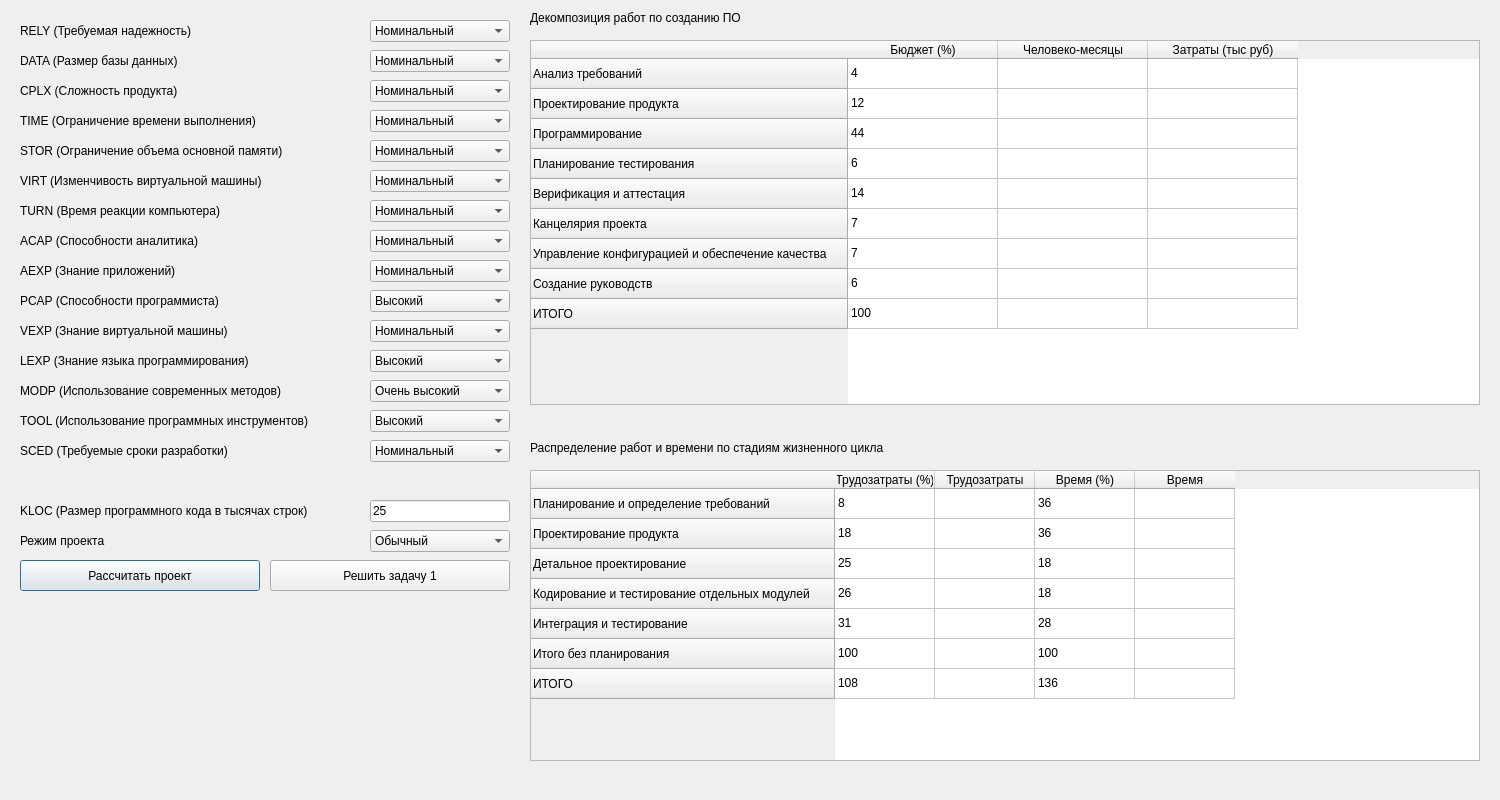
<?xml version="1.0" encoding="UTF-8"?>
<ui version="4.0">
 <class>Dialog</class>
 <widget class="QDialog" name="Dialog">
  <property name="geometry">
   <rect>
    <x>0</x>
    <y>0</y>
    <width>1500</width>
    <height>800</height>
   </rect>
  </property>
  <property name="windowTitle">
   <string>COCOMO</string>
  </property>
  <widget class="QComboBox" name="comboBox_1">
   <property name="geometry">
    <rect>
     <x>370</x>
     <y>20</y>
     <width>140</width>
     <height>22</height>
    </rect>
   </property>
   <property name="currentIndex">
    <number>2</number>
   </property>
   <item>
    <property name="text">
     <string>Очень низкий</string>
    </property>
   </item>
   <item>
    <property name="text">
     <string>Низкий</string>
    </property>
   </item>
   <item>
    <property name="text">
     <string>Номинальный</string>
    </property>
   </item>
   <item>
    <property name="text">
     <string>Высокий</string>
    </property>
   </item>
   <item>
    <property name="text">
     <string>Очень высокий</string>
    </property>
   </item>
  </widget>
  <widget class="QComboBox" name="comboBox_2">
   <property name="geometry">
    <rect>
     <x>370</x>
     <y>50</y>
     <width>140</width>
     <height>22</height>
    </rect>
   </property>
   <property name="currentIndex">
    <number>1</number>
   </property>
   <item>
    <property name="text">
     <string>Низкий</string>
    </property>
   </item>
   <item>
    <property name="text">
     <string>Номинальный</string>
    </property>
   </item>
   <item>
    <property name="text">
     <string>Высокий</string>
    </property>
   </item>
   <item>
    <property name="text">
     <string>Очень высокий</string>
    </property>
   </item>
  </widget>
  <widget class="QLabel" name="label">
   <property name="geometry">
    <rect>
     <x>20</x>
     <y>20</y>
     <width>340</width>
     <height>21</height>
    </rect>
   </property>
   <property name="text">
    <string>RELY (Требуемая надежность)</string>
   </property>
  </widget>
  <widget class="QLabel" name="label_2">
   <property name="geometry">
    <rect>
     <x>20</x>
     <y>50</y>
     <width>340</width>
     <height>21</height>
    </rect>
   </property>
   <property name="text">
    <string>DATA (Размер базы данных)</string>
   </property>
  </widget>
  <widget class="QLabel" name="label_3">
   <property name="geometry">
    <rect>
     <x>20</x>
     <y>80</y>
     <width>340</width>
     <height>21</height>
    </rect>
   </property>
   <property name="text">
    <string>CPLX (Сложность продукта)</string>
   </property>
  </widget>
  <widget class="QLabel" name="label_4">
   <property name="geometry">
    <rect>
     <x>20</x>
     <y>110</y>
     <width>340</width>
     <height>21</height>
    </rect>
   </property>
   <property name="text">
    <string>TIME (Ограничение времени выполнения)</string>
   </property>
  </widget>
  <widget class="QLabel" name="label_5">
   <property name="geometry">
    <rect>
     <x>20</x>
     <y>140</y>
     <width>340</width>
     <height>21</height>
    </rect>
   </property>
   <property name="text">
    <string>STOR (Ограничение объема основной памяти)</string>
   </property>
  </widget>
  <widget class="QLabel" name="label_6">
   <property name="geometry">
    <rect>
     <x>20</x>
     <y>170</y>
     <width>340</width>
     <height>21</height>
    </rect>
   </property>
   <property name="text">
    <string>VIRT (Изменчивость виртуальной машины)</string>
   </property>
  </widget>
  <widget class="QLabel" name="label_7">
   <property name="geometry">
    <rect>
     <x>20</x>
     <y>200</y>
     <width>340</width>
     <height>21</height>
    </rect>
   </property>
   <property name="text">
    <string>TURN (Время реакции компьютера)</string>
   </property>
  </widget>
  <widget class="QLabel" name="label_8">
   <property name="geometry">
    <rect>
     <x>20</x>
     <y>230</y>
     <width>340</width>
     <height>21</height>
    </rect>
   </property>
   <property name="text">
    <string>ACAP (Способности аналитика)</string>
   </property>
  </widget>
  <widget class="QLabel" name="label_9">
   <property name="geometry">
    <rect>
     <x>20</x>
     <y>260</y>
     <width>340</width>
     <height>21</height>
    </rect>
   </property>
   <property name="text">
    <string>AEXP (Знание приложений)</string>
   </property>
  </widget>
  <widget class="QLabel" name="label_10">
   <property name="geometry">
    <rect>
     <x>20</x>
     <y>290</y>
     <width>340</width>
     <height>21</height>
    </rect>
   </property>
   <property name="text">
    <string>PCAP (Способности программиста)</string>
   </property>
  </widget>
  <widget class="QLabel" name="label_11">
   <property name="geometry">
    <rect>
     <x>20</x>
     <y>320</y>
     <width>340</width>
     <height>21</height>
    </rect>
   </property>
   <property name="text">
    <string>VEXP (Знание виртуальной машины)</string>
   </property>
  </widget>
  <widget class="QLabel" name="label_12">
   <property name="geometry">
    <rect>
     <x>20</x>
     <y>350</y>
     <width>340</width>
     <height>21</height>
    </rect>
   </property>
   <property name="text">
    <string>LEXP (Знание языка программирования)</string>
   </property>
  </widget>
  <widget class="QLabel" name="label_13">
   <property name="geometry">
    <rect>
     <x>20</x>
     <y>380</y>
     <width>340</width>
     <height>21</height>
    </rect>
   </property>
   <property name="text">
    <string>MODP (Использование современных методов)</string>
   </property>
  </widget>
  <widget class="QLabel" name="label_14">
   <property name="geometry">
    <rect>
     <x>20</x>
     <y>410</y>
     <width>340</width>
     <height>21</height>
    </rect>
   </property>
   <property name="text">
    <string>TOOL (Использование программных инструментов)</string>
   </property>
  </widget>
  <widget class="QLabel" name="label_15">
   <property name="geometry">
    <rect>
     <x>20</x>
     <y>440</y>
     <width>340</width>
     <height>21</height>
    </rect>
   </property>
   <property name="text">
    <string>SCED (Требуемые сроки разработки)</string>
   </property>
  </widget>
  <widget class="QComboBox" name="comboBox_3">
   <property name="geometry">
    <rect>
     <x>370</x>
     <y>80</y>
     <width>140</width>
     <height>22</height>
    </rect>
   </property>
   <property name="currentIndex">
    <number>2</number>
   </property>
   <item>
    <property name="text">
     <string>Очень низкий</string>
    </property>
   </item>
   <item>
    <property name="text">
     <string>Низкий</string>
    </property>
   </item>
   <item>
    <property name="text">
     <string>Номинальный</string>
    </property>
   </item>
   <item>
    <property name="text">
     <string>Высокий</string>
    </property>
   </item>
   <item>
    <property name="text">
     <string>Очень высокий</string>
    </property>
   </item>
  </widget>
  <widget class="QComboBox" name="comboBox_4">
   <property name="geometry">
    <rect>
     <x>370</x>
     <y>110</y>
     <width>140</width>
     <height>22</height>
    </rect>
   </property>
   <property name="currentIndex">
    <number>0</number>
   </property>
   <item>
    <property name="text">
     <string>Номинальный</string>
    </property>
   </item>
   <item>
    <property name="text">
     <string>Высокий</string>
    </property>
   </item>
   <item>
    <property name="text">
     <string>Очень высокий</string>
    </property>
   </item>
  </widget>
  <widget class="QComboBox" name="comboBox_5">
   <property name="geometry">
    <rect>
     <x>370</x>
     <y>140</y>
     <width>140</width>
     <height>22</height>
    </rect>
   </property>
   <property name="currentIndex">
    <number>0</number>
   </property>
   <item>
    <property name="text">
     <string>Номинальный</string>
    </property>
   </item>
   <item>
    <property name="text">
     <string>Высокий</string>
    </property>
   </item>
   <item>
    <property name="text">
     <string>Очень высокий</string>
    </property>
   </item>
  </widget>
  <widget class="QComboBox" name="comboBox_6">
   <property name="geometry">
    <rect>
     <x>370</x>
     <y>170</y>
     <width>140</width>
     <height>22</height>
    </rect>
   </property>
   <property name="currentIndex">
    <number>1</number>
   </property>
   <item>
    <property name="text">
     <string>Низкий</string>
    </property>
   </item>
   <item>
    <property name="text">
     <string>Номинальный</string>
    </property>
   </item>
   <item>
    <property name="text">
     <string>Высокий</string>
    </property>
   </item>
   <item>
    <property name="text">
     <string>Очень высокий</string>
    </property>
   </item>
  </widget>
  <widget class="QComboBox" name="comboBox_7">
   <property name="geometry">
    <rect>
     <x>370</x>
     <y>200</y>
     <width>140</width>
     <height>22</height>
    </rect>
   </property>
   <property name="currentIndex">
    <number>1</number>
   </property>
   <item>
    <property name="text">
     <string>Низкий</string>
    </property>
   </item>
   <item>
    <property name="text">
     <string>Номинальный</string>
    </property>
   </item>
   <item>
    <property name="text">
     <string>Высокий</string>
    </property>
   </item>
   <item>
    <property name="text">
     <string>Очень высокий</string>
    </property>
   </item>
  </widget>
  <widget class="QComboBox" name="comboBox_8">
   <property name="geometry">
    <rect>
     <x>370</x>
     <y>230</y>
     <width>140</width>
     <height>22</height>
    </rect>
   </property>
   <property name="currentIndex">
    <number>2</number>
   </property>
   <item>
    <property name="text">
     <string>Очень низкий</string>
    </property>
   </item>
   <item>
    <property name="text">
     <string>Низкий</string>
    </property>
   </item>
   <item>
    <property name="text">
     <string>Номинальный</string>
    </property>
   </item>
   <item>
    <property name="text">
     <string>Высокий</string>
    </property>
   </item>
   <item>
    <property name="text">
     <string>Очень высокий</string>
    </property>
   </item>
  </widget>
  <widget class="QComboBox" name="comboBox_9">
   <property name="geometry">
    <rect>
     <x>370</x>
     <y>260</y>
     <width>140</width>
     <height>22</height>
    </rect>
   </property>
   <property name="currentIndex">
    <number>2</number>
   </property>
   <item>
    <property name="text">
     <string>Очень низкий</string>
    </property>
   </item>
   <item>
    <property name="text">
     <string>Низкий</string>
    </property>
   </item>
   <item>
    <property name="text">
     <string>Номинальный</string>
    </property>
   </item>
   <item>
    <property name="text">
     <string>Высокий</string>
    </property>
   </item>
   <item>
    <property name="text">
     <string>Очень высокий</string>
    </property>
   </item>
  </widget>
  <widget class="QComboBox" name="comboBox_10">
   <property name="geometry">
    <rect>
     <x>370</x>
     <y>290</y>
     <width>140</width>
     <height>22</height>
    </rect>
   </property>
   <property name="currentText">
    <string>Высокий</string>
   </property>
   <property name="currentIndex">
    <number>3</number>
   </property>
   <item>
    <property name="text">
     <string>Очень низкий</string>
    </property>
   </item>
   <item>
    <property name="text">
     <string>Низкий</string>
    </property>
   </item>
   <item>
    <property name="text">
     <string>Номинальный</string>
    </property>
   </item>
   <item>
    <property name="text">
     <string>Высокий</string>
    </property>
   </item>
   <item>
    <property name="text">
     <string>Очень высокий</string>
    </property>
   </item>
  </widget>
  <widget class="QComboBox" name="comboBox_11">
   <property name="geometry">
    <rect>
     <x>370</x>
     <y>320</y>
     <width>140</width>
     <height>22</height>
    </rect>
   </property>
   <property name="currentIndex">
    <number>2</number>
   </property>
   <item>
    <property name="text">
     <string>Очень низкий</string>
    </property>
   </item>
   <item>
    <property name="text">
     <string>Низкий</string>
    </property>
   </item>
   <item>
    <property name="text">
     <string>Номинальный</string>
    </property>
   </item>
   <item>
    <property name="text">
     <string>Высокий</string>
    </property>
   </item>
  </widget>
  <widget class="QComboBox" name="comboBox_12">
   <property name="geometry">
    <rect>
     <x>370</x>
     <y>350</y>
     <width>140</width>
     <height>22</height>
    </rect>
   </property>
   <property name="currentText">
    <string>Высокий</string>
   </property>
   <property name="currentIndex">
    <number>3</number>
   </property>
   <item>
    <property name="text">
     <string>Очень низкий</string>
    </property>
   </item>
   <item>
    <property name="text">
     <string>Низкий</string>
    </property>
   </item>
   <item>
    <property name="text">
     <string>Номинальный</string>
    </property>
   </item>
   <item>
    <property name="text">
     <string>Высокий</string>
    </property>
   </item>
  </widget>
  <widget class="QComboBox" name="comboBox_13">
   <property name="geometry">
    <rect>
     <x>370</x>
     <y>380</y>
     <width>140</width>
     <height>22</height>
    </rect>
   </property>
   <property name="currentText">
    <string>Очень высокий</string>
   </property>
   <property name="currentIndex">
    <number>4</number>
   </property>
   <item>
    <property name="text">
     <string>Очень низкий</string>
    </property>
   </item>
   <item>
    <property name="text">
     <string>Низкий</string>
    </property>
   </item>
   <item>
    <property name="text">
     <string>Номинальный</string>
    </property>
   </item>
   <item>
    <property name="text">
     <string>Высокий</string>
    </property>
   </item>
   <item>
    <property name="text">
     <string>Очень высокий</string>
    </property>
   </item>
  </widget>
  <widget class="QComboBox" name="comboBox_14">
   <property name="geometry">
    <rect>
     <x>370</x>
     <y>410</y>
     <width>140</width>
     <height>22</height>
    </rect>
   </property>
   <property name="currentText">
    <string>Высокий</string>
   </property>
   <property name="currentIndex">
    <number>3</number>
   </property>
   <item>
    <property name="text">
     <string>Очень низкий</string>
    </property>
   </item>
   <item>
    <property name="text">
     <string>Низкий</string>
    </property>
   </item>
   <item>
    <property name="text">
     <string>Номинальный</string>
    </property>
   </item>
   <item>
    <property name="text">
     <string>Высокий</string>
    </property>
   </item>
   <item>
    <property name="text">
     <string>Очень высокий</string>
    </property>
   </item>
  </widget>
  <widget class="QComboBox" name="comboBox_15">
   <property name="geometry">
    <rect>
     <x>370</x>
     <y>440</y>
     <width>140</width>
     <height>22</height>
    </rect>
   </property>
   <property name="currentIndex">
    <number>2</number>
   </property>
   <item>
    <property name="text">
     <string>Очень низкий</string>
    </property>
   </item>
   <item>
    <property name="text">
     <string>Низкий</string>
    </property>
   </item>
   <item>
    <property name="text">
     <string>Номинальный</string>
    </property>
   </item>
   <item>
    <property name="text">
     <string>Высокий</string>
    </property>
   </item>
   <item>
    <property name="text">
     <string>Очень высокий</string>
    </property>
   </item>
  </widget>
  <widget class="QLineEdit" name="sizeEdit">
   <property name="geometry">
    <rect>
     <x>370</x>
     <y>500</y>
     <width>140</width>
     <height>22</height>
    </rect>
   </property>
   <property name="text">
    <string>25</string>
   </property>
  </widget>
  <widget class="QLabel" name="label_16">
   <property name="geometry">
    <rect>
     <x>20</x>
     <y>500</y>
     <width>340</width>
     <height>21</height>
    </rect>
   </property>
   <property name="text">
    <string>KLOC (Размер программного кода в тысячах строк)</string>
   </property>
  </widget>
  <widget class="QComboBox" name="comboBox_16">
   <property name="geometry">
    <rect>
     <x>370</x>
     <y>530</y>
     <width>140</width>
     <height>22</height>
    </rect>
   </property>
   <item>
    <property name="text">
     <string>Обычный</string>
    </property>
   </item>
   <item>
    <property name="text">
     <string>Промежуточный</string>
    </property>
   </item>
   <item>
    <property name="text">
     <string>Встроенный</string>
    </property>
   </item>
  </widget>
  <widget class="QLabel" name="label_17">
   <property name="geometry">
    <rect>
     <x>20</x>
     <y>530</y>
     <width>340</width>
     <height>21</height>
    </rect>
   </property>
   <property name="text">
    <string>Режим проекта</string>
   </property>
  </widget>
  <widget class="QTableWidget" name="wbsTable">
   <property name="geometry">
    <rect>
     <x>530</x>
     <y>40</y>
     <width>950</width>
     <height>365</height>
    </rect>
   </property>
   <attribute name="horizontalHeaderDefaultSectionSize">
    <number>150</number>
   </attribute>
   <row>
    <property name="text">
     <string>Анализ требований</string>
    </property>
   </row>
   <row>
    <property name="text">
     <string>Проектирование продукта</string>
    </property>
   </row>
   <row>
    <property name="text">
     <string>Программирование</string>
    </property>
   </row>
   <row>
    <property name="text">
     <string>Планирование тестирования</string>
    </property>
   </row>
   <row>
    <property name="text">
     <string>Верификация и аттестация</string>
    </property>
   </row>
   <row>
    <property name="text">
     <string>Канцелярия проекта</string>
    </property>
   </row>
   <row>
    <property name="text">
     <string>Управление конфигурацией и обеспечение качества</string>
    </property>
   </row>
   <row>
    <property name="text">
     <string>Создание руководств</string>
    </property>
   </row>
   <row>
    <property name="text">
     <string>ИТОГО</string>
    </property>
   </row>
   <column>
    <property name="text">
     <string>Бюджет (%)</string>
    </property>
   </column>
   <column>
    <property name="text">
     <string>Человеко-месяцы</string>
    </property>
   </column>
   <column>
    <property name="text">
     <string>Затраты (тыс руб)</string>
    </property>
   </column>
   <item row="0" column="0">
    <property name="text">
     <string>4</string>
    </property>
   </item>
   <item row="1" column="0">
    <property name="text">
     <string>12</string>
    </property>
   </item>
   <item row="2" column="0">
    <property name="text">
     <string>44</string>
    </property>
   </item>
   <item row="3" column="0">
    <property name="text">
     <string>6</string>
    </property>
   </item>
   <item row="4" column="0">
    <property name="text">
     <string>14</string>
    </property>
   </item>
   <item row="5" column="0">
    <property name="text">
     <string>7</string>
    </property>
   </item>
   <item row="6" column="0">
    <property name="text">
     <string>7</string>
    </property>
   </item>
   <item row="7" column="0">
    <property name="text">
     <string>6</string>
    </property>
   </item>
   <item row="8" column="0">
    <property name="text">
     <string>100</string>
    </property>
   </item>
  </widget>
  <widget class="QLabel" name="label_18">
   <property name="geometry">
    <rect>
     <x>530</x>
     <y>10</y>
     <width>531</width>
     <height>16</height>
    </rect>
   </property>
   <property name="text">
    <string>Декомпозиция работ по созданию ПО</string>
   </property>
  </widget>
  <widget class="QTableWidget" name="classicTable">
   <property name="geometry">
    <rect>
     <x>530</x>
     <y>470</y>
     <width>950</width>
     <height>291</height>
    </rect>
   </property>
   <attribute name="verticalHeaderVisible">
    <bool>true</bool>
   </attribute>
   <attribute name="verticalHeaderCascadingSectionResizes">
    <bool>false</bool>
   </attribute>
   <attribute name="verticalHeaderHighlightSections">
    <bool>true</bool>
   </attribute>
   <attribute name="verticalHeaderShowSortIndicator" stdset="0">
    <bool>false</bool>
   </attribute>
   <attribute name="verticalHeaderStretchLastSection">
    <bool>false</bool>
   </attribute>
   <row>
    <property name="text">
     <string>Планирование и определение требований</string>
    </property>
   </row>
   <row>
    <property name="text">
     <string>Проектирование продукта</string>
    </property>
   </row>
   <row>
    <property name="text">
     <string>Детальное проектирование</string>
    </property>
   </row>
   <row>
    <property name="text">
     <string>Кодирование и тестирование отдельных модулей</string>
    </property>
   </row>
   <row>
    <property name="text">
     <string>Интеграция и тестирование</string>
    </property>
   </row>
   <row>
    <property name="text">
     <string>Итого без планирования</string>
    </property>
   </row>
   <row>
    <property name="text">
     <string>ИТОГО</string>
    </property>
    <property name="font">
     <font>
      <weight>50</weight>
      <bold>false</bold>
     </font>
    </property>
   </row>
   <column>
    <property name="text">
     <string>Трудозатраты (%)</string>
    </property>
   </column>
   <column>
    <property name="text">
     <string>Трудозатраты</string>
    </property>
   </column>
   <column>
    <property name="text">
     <string>Время (%)</string>
    </property>
   </column>
   <column>
    <property name="text">
     <string>Время</string>
    </property>
   </column>
   <item row="0" column="0">
    <property name="text">
     <string>8</string>
    </property>
   </item>
   <item row="0" column="2">
    <property name="text">
     <string>36</string>
    </property>
   </item>
   <item row="1" column="0">
    <property name="text">
     <string>18</string>
    </property>
   </item>
   <item row="1" column="2">
    <property name="text">
     <string>36</string>
    </property>
   </item>
   <item row="2" column="0">
    <property name="text">
     <string>25</string>
    </property>
   </item>
   <item row="2" column="2">
    <property name="text">
     <string>18</string>
    </property>
   </item>
   <item row="3" column="0">
    <property name="text">
     <string>26</string>
    </property>
   </item>
   <item row="3" column="2">
    <property name="text">
     <string>18</string>
    </property>
   </item>
   <item row="4" column="0">
    <property name="text">
     <string>31</string>
    </property>
   </item>
   <item row="4" column="2">
    <property name="text">
     <string>28</string>
    </property>
   </item>
   <item row="5" column="0">
    <property name="text">
     <string>100</string>
    </property>
   </item>
   <item row="5" column="2">
    <property name="text">
     <string>100</string>
    </property>
   </item>
   <item row="6" column="0">
    <property name="text">
     <string>108</string>
    </property>
   </item>
   <item row="6" column="1">
    <property name="text">
     <string/>
    </property>
    <property name="font">
     <font>
      <weight>75</weight>
      <bold>true</bold>
     </font>
    </property>
   </item>
   <item row="6" column="2">
    <property name="text">
     <string>136</string>
    </property>
   </item>
   <item row="6" column="3">
    <property name="text">
     <string/>
    </property>
    <property name="font">
     <font>
      <weight>75</weight>
      <bold>true</bold>
     </font>
    </property>
   </item>
  </widget>
  <widget class="QLabel" name="label_19">
   <property name="geometry">
    <rect>
     <x>530</x>
     <y>440</y>
     <width>591</width>
     <height>16</height>
    </rect>
   </property>
   <property name="text">
    <string>Распределение работ и времени по стадиям жизненного цикла</string>
   </property>
  </widget>
  <widget class="QPushButton" name="projectButton">
   <property name="geometry">
    <rect>
     <x>20</x>
     <y>560</y>
     <width>240</width>
     <height>31</height>
    </rect>
   </property>
   <property name="text">
    <string>Рассчитать проект</string>
   </property>
  </widget>
  <widget class="QPushButton" name="task1Button">
   <property name="geometry">
    <rect>
     <x>270</x>
     <y>560</y>
     <width>240</width>
     <height>31</height>
    </rect>
   </property>
   <property name="text">
    <string>Решить задачу 1</string>
   </property>
  </widget>
 </widget>
 <resources/>
 <connections/>
</ui>
